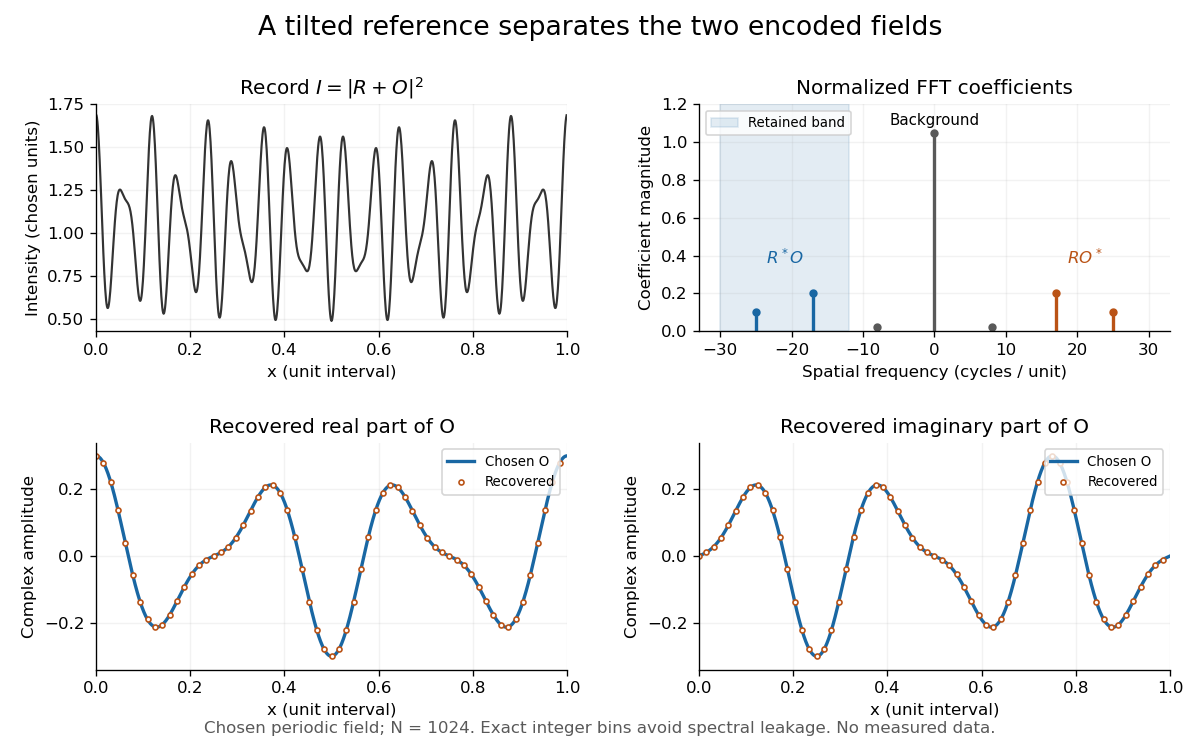

Generate this figure with Python:
"""Original periodic off-axis hologram; Python 3.14 / NumPy 2.3.5 / Matplotlib 3.10.7.

Run from _media. Uses NumPy FFT only, with no propagation or SciPy. Checks
analytic Fourier coefficients, complex-field recovery and playback orders.
"""
from pathlib import Path
import numpy as np
import matplotlib.pyplot as plt

N = 1024
x = np.arange(N) / N
O = .2*np.exp(2j*np.pi*3*x) + .1*np.exp(-2j*np.pi*5*x)
R = np.exp(2j*np.pi*20*x)
I = np.abs(R + O)**2
analytic = 1.05 + .04*np.cos(2*np.pi*8*x) + .4*np.cos(2*np.pi*17*x) + .2*np.cos(2*np.pi*25*x)
np.testing.assert_allclose(I, analytic, atol=2e-14, rtol=0)
coeff = np.fft.fft(I)/N
freq = np.fft.fftfreq(N, 1/N)
expected = np.zeros(N, dtype=complex)
for m, a in [(0,1.05), (8,.02),(-8,.02),(17,.2),(-17,.2),(25,.1),(-25,.1)]:
    expected[m % N] = a
np.testing.assert_allclose(coeff, expected, atol=2e-14, rtol=0)
mask = (freq >= -30) & (freq <= -12)
recovered = R*np.fft.ifft(N*coeff*mask)
np.testing.assert_allclose(recovered, O, atol=2e-14, rtol=0)
t0, beta = .3, .01
t = t0 + beta*I
playback = R*t
background = (t0+beta*(1+np.abs(O)**2))*R
desired = beta*O
conjugate = beta*R**2*O.conj()
np.testing.assert_allclose(playback, background+desired+conjugate, atol=2e-14, rtol=0)
assert t.min() >= .3049-1e-14 and t.max() <= .3169+1e-14
for term, modes in [(desired,{3:.002,-5:.001}), (conjugate,{37:.002,45:.001}), (background,{20:.3105,12:.0002,28:.0002})]:
    target = np.zeros(N, dtype=complex)
    for m,a in modes.items(): target[m % N] = a
    np.testing.assert_allclose(np.fft.fft(term)/N, target, atol=2e-14, rtol=0)
error = float(np.max(np.abs(recovered-O)))
print(f'Max complex recovery error: {error:.3g}; all analytic and playback checks passed')

plt.rcParams.update({'font.size': 10, 'figure.facecolor': 'white', 'axes.facecolor': 'white'})
fig, axes = plt.subplots(2, 2, figsize=(10, 6.2))
fig.subplots_adjust(left=.08, right=.975, top=.86, bottom=.1, hspace=.49, wspace=.28)
fig.suptitle('A tilted reference separates the two encoded fields', fontsize=16)
ax=axes[0,0]
ax.plot(x,I,color='#333333',lw=1.3)
ax.set(title=r'Record $I=|R+O|^2$', xlabel='x (unit interval)',ylabel='Intensity (chosen units)',xlim=(0,1))
ax=axes[0,1]
colors={0:'.35',8:'.35',-8:'.35',-17:'#1967a3',-25:'#1967a3',17:'#ba5316',25:'#ba5316'}
for m in sorted(colors):
    a=abs(coeff[m%N]); ax.vlines(m,0,a,color=colors[m],lw=2);ax.plot(m,a,'o',color=colors[m],ms=4)
ax.axvspan(-30,-12,color='#1967a3',alpha=.12,label='Retained band')
ax.set(title='Normalized FFT coefficients',xlabel='Spatial frequency (cycles / unit)',ylabel='Coefficient magnitude',xlim=(-33,33),ylim=(0,1.2))
ax.text(0,1.09,'Background',ha='center',fontsize=9)
ax.text(-21,.36,r'$R^*O$',ha='center',color='#1967a3')
ax.text(21,.36,r'$RO^*$',ha='center',color='#ba5316')
ax.legend(loc='upper left',fontsize=8)
for ax, part, label in [(axes[1,0],np.real,'Real'),(axes[1,1],np.imag,'Imaginary')]:
    ax.plot(x,part(O),color='#1967a3',lw=2,label='Chosen O')
    ax.plot(x[::16],part(recovered[::16]),'o',ms=3,mfc='white',mec='#ba5316',label='Recovered')
    ax.set(title=f'Recovered {label.lower()} part of O',xlabel='x (unit interval)',ylabel='Complex amplitude',xlim=(0,1),ylim=(-.34,.34))
    ax.legend(fontsize=8,loc='upper right')
for ax in axes.flat:
    ax.spines[['top','right']].set_visible(False)
    ax.grid(alpha=.16)
fig.text(.5,.015, 'Chosen periodic field; N = 1024. Exact integer bins avoid spectral leakage. No measured data.',ha='center',fontsize=10,color='.35')
fig.savefig(Path.cwd() / f'{Path(__file__).stem}.png',dpi=120,facecolor='white')
plt.close(fig)
